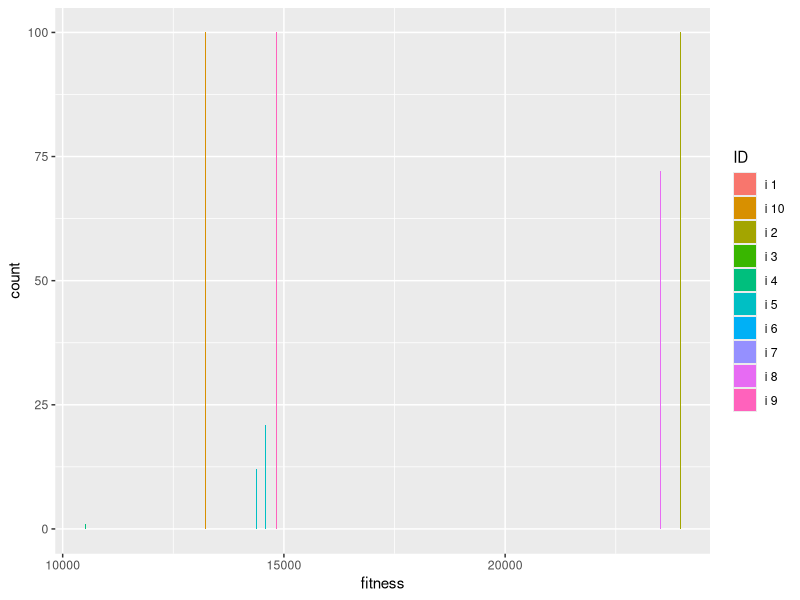
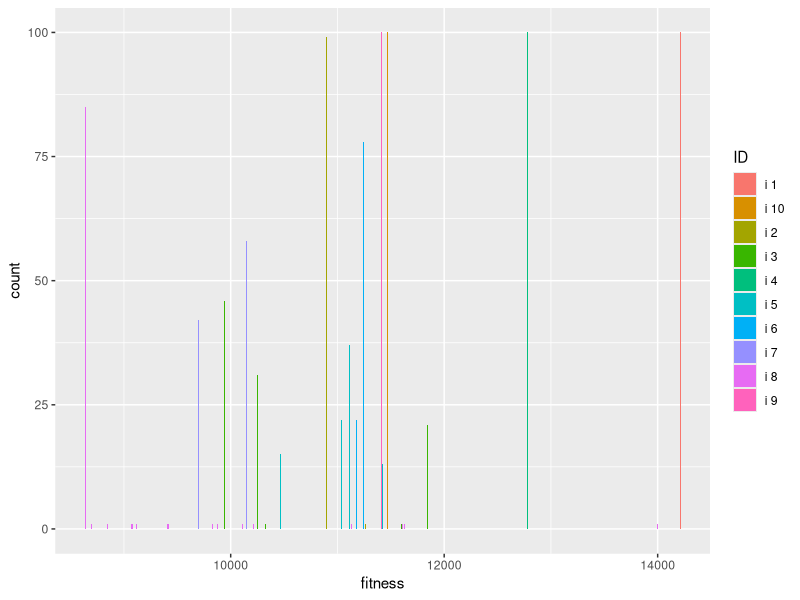
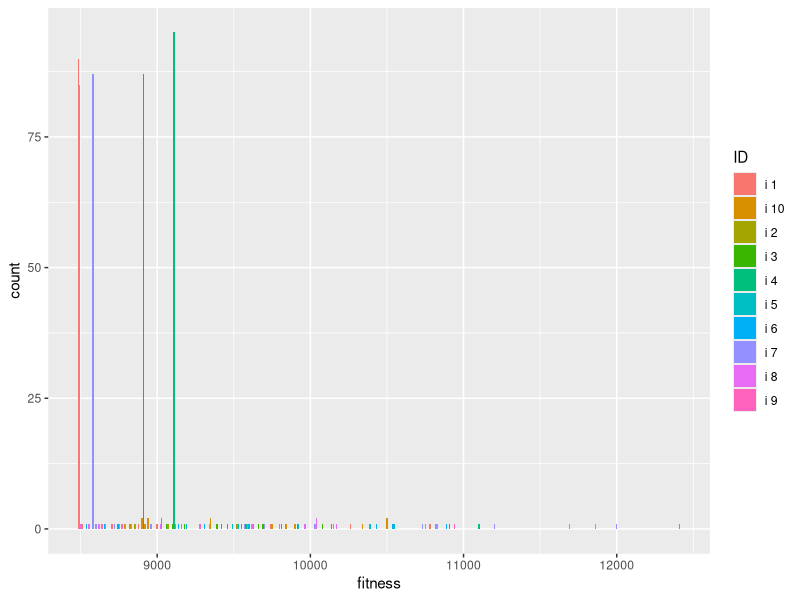

These charts were generated, in order, by the following R code:
library(ggplot2)


#Function definitions
process.to.df <- function( data ){
    df <- data.frame(ID=character(),
                     Fitness=character())
    for (i in 1:length(data)) {
        for ( j in 1:length(data[,i])) {
            df <- rbind( df, data.frame(ID=paste("i",j),fitness=data[j,i]))
        }
    }
    return(df)
}

#load stuff
gen1.df <- process.to.df(read.csv("gen1.csv",head=FALSE))
gen25.df <- process.to.df(read.csv("gen25.csv",head=FALSE))
gen50.df <- process.to.df(read.csv("gen50.csv",head=FALSE))



ggplot(gen1.df, aes(fitness, fill = ID)) + geom_bar(position="dodge")
ggplot(gen25.df, aes(fitness, fill = ID)) + geom_bar(position="dodge")
ggplot(gen50.df, aes(fitness, fill = ID)) + geom_bar(position="dodge")
